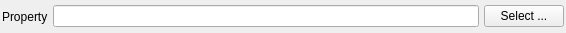
<?xml version="1.0" encoding="UTF-8"?>
<ui version="4.0">
 <class>InputFileWidget</class>
 <widget class="QWidget" name="InputFileWidget">
  <property name="geometry">
   <rect>
    <x>0</x>
    <y>0</y>
    <width>566</width>
    <height>33</height>
   </rect>
  </property>
  <property name="windowTitle">
   <string>InputFileWidget</string>
  </property>
  <layout class="QHBoxLayout" name="horizontalLayout">
   <property name="spacing">
    <number>5</number>
   </property>
   <property name="leftMargin">
    <number>2</number>
   </property>
   <property name="topMargin">
    <number>2</number>
   </property>
   <property name="rightMargin">
    <number>2</number>
   </property>
   <property name="bottomMargin">
    <number>2</number>
   </property>
   <item>
    <widget class="QLabel" name="inputFileWidgetLabel">
     <property name="text">
      <string>Property</string>
     </property>
    </widget>
   </item>
   <item>
    <widget class="QLineEdit" name="inputFileWidgetLineEdit"/>
   </item>
   <item>
    <widget class="QPushButton" name="inputFileWidgetPushButton">
     <property name="text">
      <string>Select ...</string>
     </property>
    </widget>
   </item>
  </layout>
 </widget>
 <resources/>
 <connections/>
</ui>
